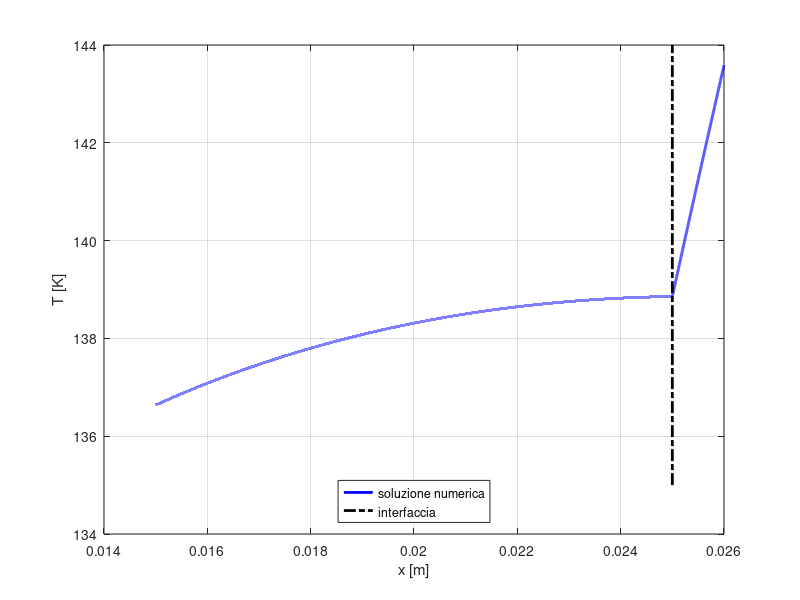
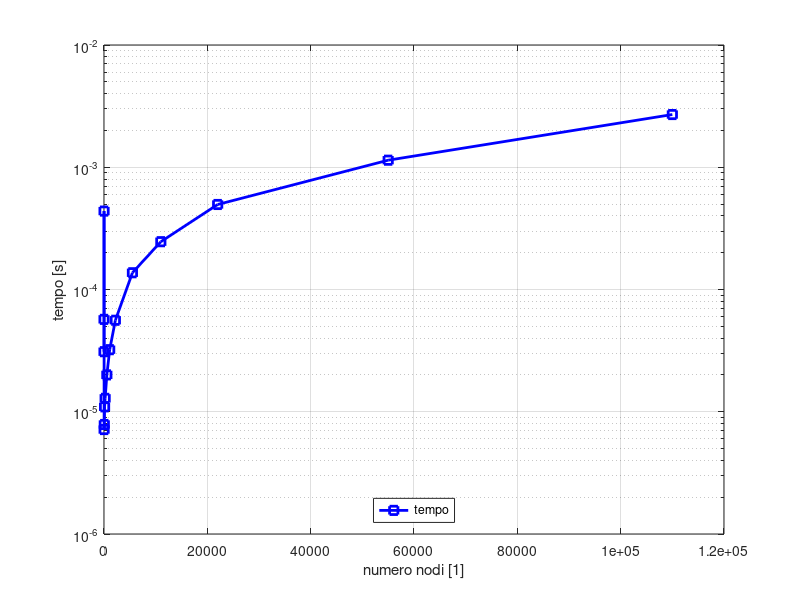

The MATLAB script that drew these images, in order:
clc; clear; close all;

%% dati
kcu = 150; %W/mK
cpcu = 350; %J/kgK
rocu = 8900; %kg/m^3
roel = 2e-8; %hom*m
II = 2e4; %A
TN = 77; %K
hi = 1.2e3; %W/m^2K
kis = .5; %W/mK
cpis = 1.8e3; %J/kgK
rois = 2.5e3; %kg/m^3
Ta = 25+273.15; %K
he = 15; %W/m^2K
ri = 15e-3; %m
rcu = 25e-3; %m
re = 26e-3; %m

qqq=II^2*roel/(pi*(rcu^2-ri^2))^2; %W/m^3

%% griglie
drv = sort([logspace(-7,-3,5) 2*logspace(-7,-3,5) 5*logspace(-7,-3,5)]);
nnv = ones(size(drv));
timev = ones(size(drv));
for jj = 1:length(drv)
    dr = drv(jj);
    rrcu = (ri:dr:rcu)';
    nncu = length(rrcu);
    rris = (rcu+dr:dr:re)';
    nnis = length(rris);

    rr = [rrcu; rris];
    nn = nncu+nnis;
    nnv(jj) = nn;

    %% AA & bb
    diag_s = [dr+2*rrcu; dr+2*rris];
    diag_p = [-4*rrcu; -4*rris];
    diag_i = [-dr+2*rrcu; -dr+2*rris];

    AA = spdiags([diag_s diag_p diag_i],-1:1, nn,nn);

    bb = [qqq/-kcu*2*dr^2*rrcu;zeros(nnis,1)];

    %% coco & TT
    % robin interna
    AA(1,1) = 1+hi*dr/kcu;
    AA(1,2) = -1;
    bb(1) = hi*TN/kcu*dr;

    % continuità di flusso
    AA(nncu,nncu-1) = -kcu*dr;
    AA(nncu,nncu) = kcu*dr+kis*dr;
    AA(nncu,nncu+1) = -kis*dr;
    bb(nncu) = 0;

    % robin esterna
    AA(end,end-1) = -1;
    AA(end,end) = 1+he*dr/kis;
    bb(end) = he*Ta*dr/kis;
    
    tic
    
    TT = AA\bb;
    
    timev(jj) = toc;
    
    if jj == 1
        rref = rr;
        Tref = TT;
    end
end
%% plotto T
plot(rref, Tref,'b-','linewidth', 2);
hold on
plot([25e-3 25e-3], [135 144], 'k-.', 'linewidth', 2);
legend('soluzione numerica', 'interfaccia', 'location', 'south')
xlabel('x [m]')
ylabel('T [K]')
grid on

close
%% plotto time
figure()
semilogy(nnv, timev, 'b-s', 'linewidth', 2);
legend('tempo', 'location', 'south')
xlabel('numero nodi [1]')
ylabel('tempo [s]')
grid on
